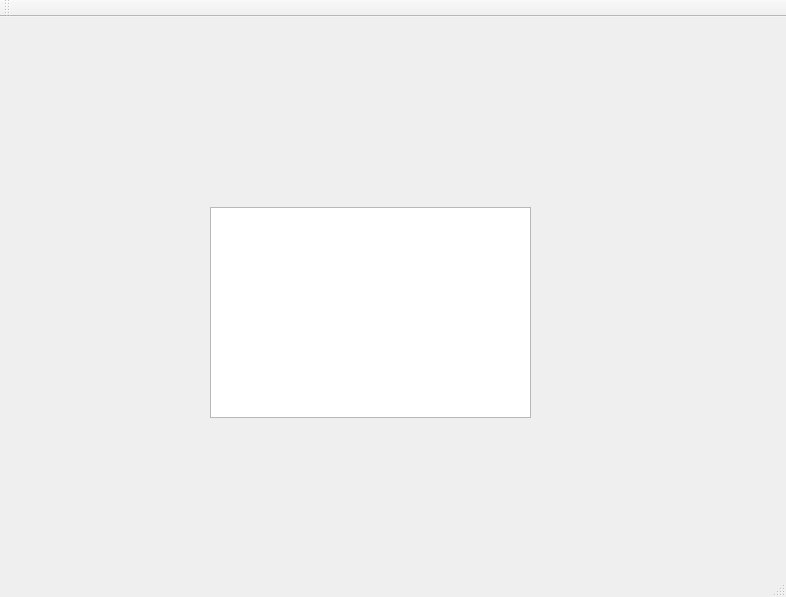
<?xml version="1.0" encoding="UTF-8"?>
<ui version="4.0">
 <class>MainWindow</class>
 <widget class="QMainWindow" name="MainWindow">
  <property name="geometry">
   <rect>
    <x>0</x>
    <y>0</y>
    <width>786</width>
    <height>597</height>
   </rect>
  </property>
  <property name="windowTitle">
   <string>MainWindow</string>
  </property>
  <widget class="QWidget" name="centralWidget">
   <widget class="QTextEdit" name="textEdit">
    <property name="geometry">
     <rect>
      <x>210</x>
      <y>190</y>
      <width>321</width>
      <height>211</height>
     </rect>
    </property>
   </widget>
  </widget>
  <widget class="QMenuBar" name="menuBar">
   <property name="geometry">
    <rect>
     <x>0</x>
     <y>0</y>
     <width>786</width>
     <height>26</height>
    </rect>
   </property>
  </widget>
  <widget class="QToolBar" name="mainToolBar">
   <attribute name="toolBarArea">
    <enum>TopToolBarArea</enum>
   </attribute>
   <attribute name="toolBarBreak">
    <bool>false</bool>
   </attribute>
  </widget>
  <widget class="QStatusBar" name="statusBar"/>
 </widget>
 <layoutdefault spacing="6" margin="11"/>
 <resources/>
 <connections/>
</ui>
